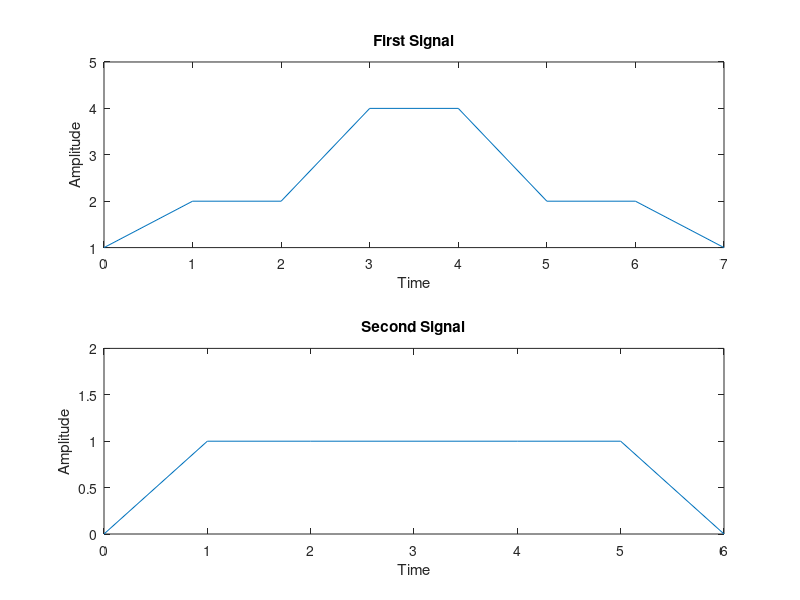

Recreate this plot in MATLAB.
clc;
clear all;
close all;
t=0:1:7;
u1 = [ones(1,1).*1 ones(1,2).*2 ones(1,1).*4 ones(1,1).*4 ones(1,2).*2 ones(1,1)];
subplot(2,1,1);
plot(t,u1);
xlabel('Time');
ylabel('Amplitude');
title('First Signal');
xlim=([0, 8]);
ylim([1, 5]); 
t=0:1:6;

u2 = [zeros(1,1) ones(1,5) zeros(1,1)];
subplot(2,1,2);
plot(t,u2);
xlabel('Time');
ylabel('Amplitude');
title('Second Signal');
xlim=([0, 7]);
ylim([0, 2]);
